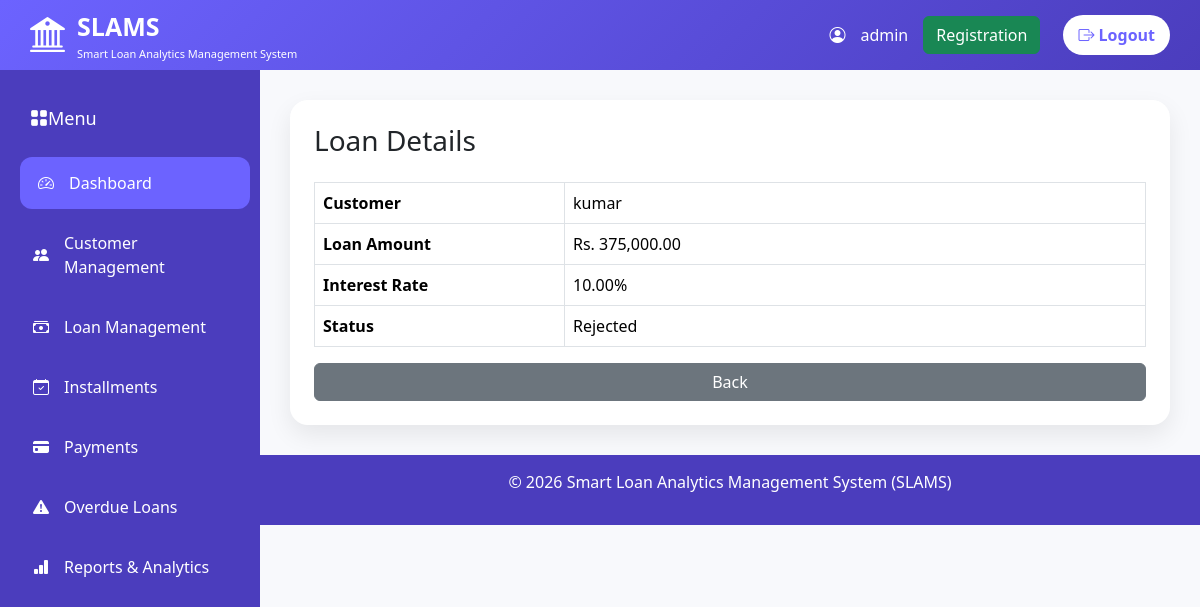
The app's page /loans/view_loan.php?id=2 (signed in) with its own data.
### tables this page shows
CREATE TABLE `loans` (
  `id` int(11) NOT NULL,
  `customer_id` int(11) DEFAULT NULL,
  `amount` decimal(10,2) DEFAULT NULL,
  `interest_rate` decimal(5,2) DEFAULT NULL,
  `status` varchar(20) DEFAULT 'pending',
  `total_repayable` decimal(10,2) DEFAULT 0.00,
  `outstanding_balance` decimal(10,2) DEFAULT 0.00,
  `created_at` date DEFAULT NULL
);

CREATE TABLE `users` (
  `id` int(11) NOT NULL,
  `name` varchar(100) DEFAULT NULL,
  `email` varchar(100) DEFAULT NULL,
  `password` varchar(255) DEFAULT NULL,
  `role` enum('admin','customer') DEFAULT 'customer'
);

### loans/view_loan.php (the view, shortened to what this page needs)
<?php
include "../config/auth.php";
include "../includes/header.php";
include "../includes/navbar.php";
include "../includes/sidebar.php";
$id = $_GET['id'];
$stmt = $conn->prepare("SELECT loans.*, users.name
FROM loans
INNER JOIN customers ON loans.customer_id = customers.id
INNER JOIN users ON customers.user_id = users.id
WHERE loans.id=?");
$stmt->bind_param("i",$id);
$stmt->execute();
$result = $stmt->get_result();
$row = $result->fetch_assoc();
?>
<div class="content">
<div class="card p-4">
<h3 class="mb-4">Loan Details</h3>
<table class="table table-bordered">
<tr>
<th width="250">Customer</th>
<td><?= $row['name']; ?></td>
</tr>
<tr>
<th>Loan Amount</th>
<td>Rs. <?= number_format($row['amount'],2); ?></td>
</tr>
<tr>
<th>Interest Rate</th>
<td><?= $row['interest_rate']; ?>%</td>
</tr>
<tr>
<th>Status</th>
<td><?= $row['status']; ?></td>
</tr>
</table>
<a href="loan_list.php" class="btn btn-secondary">
Back
</a>
</div>
</div>
<?php include "../includes/footer.php"; ?>

### assets/css/style.css (style rules this page uses)
* { box-sizing:border-box; }
body { margin:0; font-family:Arial, sans-serif sans-serif; background:#f5f3ff; }
* { margin:0; padding:0; box-sizing:border-box; }
body { background:#F8F9FC; font-family:'Segoe UI',sans-serif; }
.content { margin-left:260px; padding:100px 30px 30px; }
.card { border:none; border-radius:18px; box-shadow:0 10px 25px rgba(0,0,0,0.08); }

### records on screen
loans: users.name "kumar", amount "375,000.00", interest_rate "10.00", status "Rejected"

### other values on screen
$_SESSION['name'] "admin"
